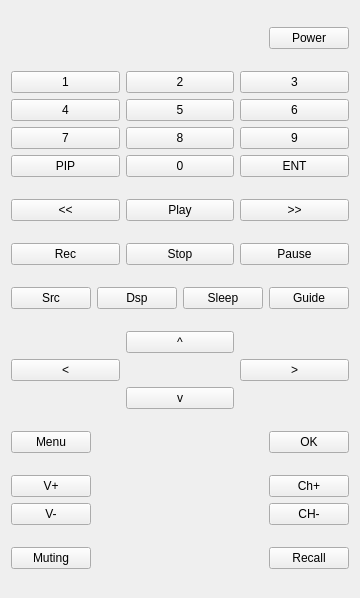
<?xml version="1.0" encoding="UTF-8"?>
<ui version="4.0">
 <class>Remote</class>
 <widget class="QWidget" name="Remote">
  <property name="geometry">
   <rect>
    <x>0</x>
    <y>0</y>
    <width>311</width>
    <height>598</height>
   </rect>
  </property>
  <property name="windowTitle">
   <string>Remote Control</string>
  </property>
  <layout class="QVBoxLayout" name="verticalLayout">
   <item>
    <layout class="QHBoxLayout" name="horizontalLayout_5">
     <item>
      <spacer name="horizontalSpacer_4">
       <property name="orientation">
        <enum>Qt::Horizontal</enum>
       </property>
       <property name="sizeHint" stdset="0">
        <size>
         <width>0</width>
         <height>20</height>
        </size>
       </property>
      </spacer>
     </item>
     <item>
      <widget class="QPushButton" name="power">
       <property name="toolTip">
        <string>Power on/off</string>
       </property>
       <property name="text">
        <string>Power</string>
       </property>
       <property name="autoRepeat">
        <bool>true</bool>
       </property>
      </widget>
     </item>
    </layout>
   </item>
   <item>
    <layout class="QGridLayout" name="gridLayout">
     <item row="0" column="0">
      <widget class="QPushButton" name="one">
       <property name="toolTip">
        <string>1</string>
       </property>
       <property name="text">
        <string>1</string>
       </property>
       <property name="autoRepeat">
        <bool>true</bool>
       </property>
       <property name="flat">
        <bool>false</bool>
       </property>
      </widget>
     </item>
     <item row="0" column="1">
      <widget class="QPushButton" name="two">
       <property name="toolTip">
        <string>2</string>
       </property>
       <property name="text">
        <string>2</string>
       </property>
       <property name="autoRepeat">
        <bool>true</bool>
       </property>
      </widget>
     </item>
     <item row="0" column="2">
      <widget class="QPushButton" name="three">
       <property name="toolTip">
        <string>3</string>
       </property>
       <property name="text">
        <string>3</string>
       </property>
       <property name="autoRepeat">
        <bool>true</bool>
       </property>
      </widget>
     </item>
     <item row="1" column="0">
      <widget class="QPushButton" name="four">
       <property name="toolTip">
        <string>4</string>
       </property>
       <property name="text">
        <string>4</string>
       </property>
       <property name="autoRepeat">
        <bool>true</bool>
       </property>
      </widget>
     </item>
     <item row="1" column="1">
      <widget class="QPushButton" name="five">
       <property name="toolTip">
        <string>5</string>
       </property>
       <property name="text">
        <string>5</string>
       </property>
       <property name="autoRepeat">
        <bool>true</bool>
       </property>
      </widget>
     </item>
     <item row="1" column="2">
      <widget class="QPushButton" name="six">
       <property name="toolTip">
        <string>6</string>
       </property>
       <property name="text">
        <string>6</string>
       </property>
       <property name="autoRepeat">
        <bool>true</bool>
       </property>
      </widget>
     </item>
     <item row="2" column="0">
      <widget class="QPushButton" name="seven">
       <property name="toolTip">
        <string>7</string>
       </property>
       <property name="text">
        <string>7</string>
       </property>
       <property name="autoRepeat">
        <bool>true</bool>
       </property>
      </widget>
     </item>
     <item row="2" column="1">
      <widget class="QPushButton" name="eight">
       <property name="toolTip">
        <string>8</string>
       </property>
       <property name="text">
        <string>8</string>
       </property>
       <property name="autoRepeat">
        <bool>true</bool>
       </property>
      </widget>
     </item>
     <item row="2" column="2">
      <widget class="QPushButton" name="nine">
       <property name="toolTip">
        <string>9</string>
       </property>
       <property name="text">
        <string>9</string>
       </property>
       <property name="autoRepeat">
        <bool>true</bool>
       </property>
      </widget>
     </item>
     <item row="3" column="1">
      <widget class="QPushButton" name="zero">
       <property name="toolTip">
        <string>0</string>
       </property>
       <property name="text">
        <string>0</string>
       </property>
       <property name="autoRepeat">
        <bool>true</bool>
       </property>
      </widget>
     </item>
     <item row="3" column="0">
      <widget class="QPushButton" name="pip">
       <property name="text">
        <string>PIP</string>
       </property>
       <property name="autoRepeat">
        <bool>true</bool>
       </property>
      </widget>
     </item>
     <item row="3" column="2">
      <widget class="QPushButton" name="enter">
       <property name="text">
        <string>ENT</string>
       </property>
       <property name="autoRepeat">
        <bool>true</bool>
       </property>
      </widget>
     </item>
    </layout>
   </item>
   <item>
    <layout class="QHBoxLayout" name="horizontalLayout_3">
     <property name="spacing">
      <number>-1</number>
     </property>
     <item>
      <widget class="QPushButton" name="rewind">
       <property name="toolTip">
        <string>Rewind</string>
       </property>
       <property name="text">
        <string>&lt;&lt;</string>
       </property>
       <property name="autoRepeat">
        <bool>true</bool>
       </property>
      </widget>
     </item>
     <item>
      <widget class="QPushButton" name="play">
       <property name="toolTip">
        <string>Play</string>
       </property>
       <property name="text">
        <string>Play</string>
       </property>
       <property name="autoRepeat">
        <bool>true</bool>
       </property>
      </widget>
     </item>
     <item>
      <widget class="QPushButton" name="fastForward">
       <property name="toolTip">
        <string>Fast-forward</string>
       </property>
       <property name="text">
        <string>&gt;&gt;</string>
       </property>
       <property name="autoRepeat">
        <bool>true</bool>
       </property>
      </widget>
     </item>
    </layout>
   </item>
   <item>
    <layout class="QHBoxLayout" name="horizontalLayout">
     <property name="spacing">
      <number>-1</number>
     </property>
     <item>
      <widget class="QPushButton" name="rec">
       <property name="text">
        <string>Rec</string>
       </property>
      </widget>
     </item>
     <item>
      <widget class="QPushButton" name="stop">
       <property name="toolTip">
        <string>Stop</string>
       </property>
       <property name="text">
        <string>Stop</string>
       </property>
       <property name="autoRepeat">
        <bool>true</bool>
       </property>
      </widget>
     </item>
     <item>
      <widget class="QPushButton" name="pause">
       <property name="toolTip">
        <string>Pause</string>
       </property>
       <property name="text">
        <string>Pause</string>
       </property>
       <property name="autoRepeat">
        <bool>true</bool>
       </property>
      </widget>
     </item>
    </layout>
   </item>
   <item>
    <layout class="QHBoxLayout" name="horizontalLayout_6">
     <property name="spacing">
      <number>-1</number>
     </property>
     <item>
      <widget class="QPushButton" name="src">
       <property name="text">
        <string>Src</string>
       </property>
       <property name="autoRepeat">
        <bool>true</bool>
       </property>
      </widget>
     </item>
     <item>
      <widget class="QPushButton" name="disp">
       <property name="text">
        <string>Dsp</string>
       </property>
       <property name="autoRepeat">
        <bool>true</bool>
       </property>
      </widget>
     </item>
     <item>
      <widget class="QPushButton" name="sleep">
       <property name="text">
        <string>Sleep</string>
       </property>
       <property name="autoRepeat">
        <bool>true</bool>
       </property>
      </widget>
     </item>
     <item>
      <widget class="QPushButton" name="guide">
       <property name="text">
        <string>Guide</string>
       </property>
       <property name="autoRepeat">
        <bool>true</bool>
       </property>
      </widget>
     </item>
    </layout>
   </item>
   <item>
    <layout class="QGridLayout" name="gridLayout_3">
     <item row="0" column="1">
      <widget class="QPushButton" name="up">
       <property name="toolTip">
        <string>Up</string>
       </property>
       <property name="text">
        <string>^</string>
       </property>
       <property name="autoRepeat">
        <bool>true</bool>
       </property>
      </widget>
     </item>
     <item row="1" column="0">
      <widget class="QPushButton" name="left">
       <property name="toolTip">
        <string>Left</string>
       </property>
       <property name="text">
        <string>&lt;</string>
       </property>
       <property name="autoRepeat">
        <bool>true</bool>
       </property>
      </widget>
     </item>
     <item row="1" column="2">
      <widget class="QPushButton" name="right">
       <property name="toolTip">
        <string>Right</string>
       </property>
       <property name="text">
        <string>&gt;</string>
       </property>
       <property name="autoRepeat">
        <bool>true</bool>
       </property>
      </widget>
     </item>
     <item row="2" column="1">
      <widget class="QPushButton" name="down">
       <property name="toolTip">
        <string>Down</string>
       </property>
       <property name="text">
        <string>v</string>
       </property>
       <property name="autoRepeat">
        <bool>true</bool>
       </property>
      </widget>
     </item>
    </layout>
   </item>
   <item>
    <layout class="QHBoxLayout" name="horizontalLayout_7">
     <item>
      <widget class="QPushButton" name="menu">
       <property name="text">
        <string>Menu</string>
       </property>
       <property name="autoRepeat">
        <bool>true</bool>
       </property>
      </widget>
     </item>
     <item>
      <spacer name="horizontalSpacer_8">
       <property name="orientation">
        <enum>Qt::Horizontal</enum>
       </property>
       <property name="sizeHint" stdset="0">
        <size>
         <width>0</width>
         <height>20</height>
        </size>
       </property>
      </spacer>
     </item>
     <item>
      <widget class="QPushButton" name="ok">
       <property name="text">
        <string>OK</string>
       </property>
       <property name="autoRepeat">
        <bool>true</bool>
       </property>
      </widget>
     </item>
    </layout>
   </item>
   <item>
    <layout class="QHBoxLayout" name="horizontalLayout_2">
     <item>
      <layout class="QVBoxLayout" name="verticalLayout_3">
       <item>
        <widget class="QPushButton" name="volumeUp">
         <property name="toolTip">
          <string>Volume increase</string>
         </property>
         <property name="text">
          <string>V+</string>
         </property>
         <property name="autoRepeat">
          <bool>true</bool>
         </property>
        </widget>
       </item>
       <item>
        <widget class="QPushButton" name="volumeDown">
         <property name="toolTip">
          <string>Volume decrease</string>
         </property>
         <property name="text">
          <string>V-</string>
         </property>
         <property name="autoRepeat">
          <bool>true</bool>
         </property>
        </widget>
       </item>
      </layout>
     </item>
     <item>
      <spacer name="horizontalSpacer">
       <property name="orientation">
        <enum>Qt::Horizontal</enum>
       </property>
       <property name="sizeHint" stdset="0">
        <size>
         <width>0</width>
         <height>20</height>
        </size>
       </property>
      </spacer>
     </item>
     <item>
      <layout class="QVBoxLayout" name="verticalLayout_4">
       <item>
        <widget class="QPushButton" name="brightnessUp">
         <property name="toolTip">
          <string>Brightness increase</string>
         </property>
         <property name="text">
          <string>Ch+</string>
         </property>
         <property name="autoRepeat">
          <bool>true</bool>
         </property>
        </widget>
       </item>
       <item>
        <widget class="QPushButton" name="brightnessDown">
         <property name="toolTip">
          <string>Brightness decrease</string>
         </property>
         <property name="text">
          <string>CH-</string>
         </property>
         <property name="autoRepeat">
          <bool>true</bool>
         </property>
        </widget>
       </item>
      </layout>
     </item>
    </layout>
   </item>
   <item>
    <layout class="QHBoxLayout" name="horizontalLayout_8">
     <item>
      <widget class="QPushButton" name="mute">
       <property name="text">
        <string>Muting</string>
       </property>
       <property name="autoRepeat">
        <bool>true</bool>
       </property>
      </widget>
     </item>
     <item>
      <spacer name="horizontalSpacer_9">
       <property name="orientation">
        <enum>Qt::Horizontal</enum>
       </property>
       <property name="sizeHint" stdset="0">
        <size>
         <width>0</width>
         <height>20</height>
        </size>
       </property>
      </spacer>
     </item>
     <item>
      <widget class="QPushButton" name="recall">
       <property name="text">
        <string>Recall</string>
       </property>
       <property name="autoRepeat">
        <bool>true</bool>
       </property>
      </widget>
     </item>
    </layout>
   </item>
  </layout>
 </widget>
 <resources/>
 <connections/>
</ui>
